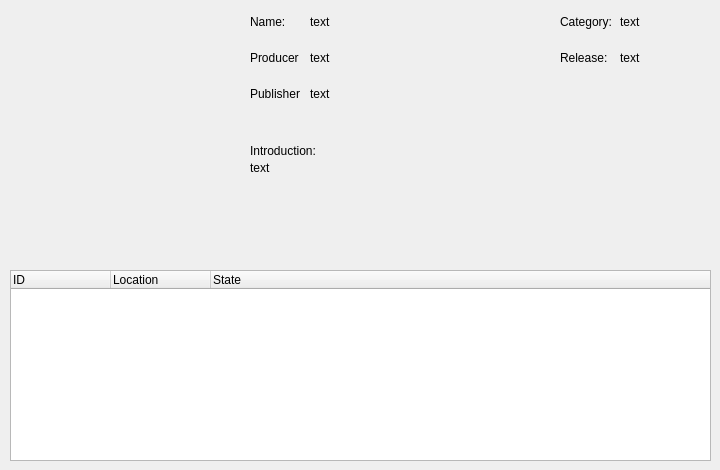
      <widget class="QWidget" name="page_4">
       <widget class="QTreeWidget" name="gameStockTree">
        <property name="geometry">
         <rect>
          <x>10</x>
          <y>270</y>
          <width>701</width>
          <height>191</height>
         </rect>
        </property>
        <column>
         <property name="text">
          <string>ID</string>
         </property>
        </column>
        <column>
         <property name="text">
          <string>Location</string>
         </property>
        </column>
        <column>
         <property name="text">
          <string>State</string>
         </property>
        </column>
       </widget>
       <widget class="QLabel" name="gameImage">
        <property name="geometry">
         <rect>
          <x>10</x>
          <y>10</y>
          <width>221</width>
          <height>251</height>
         </rect>
        </property>
        <property name="text">
         <string/>
        </property>
       </widget>
       <widget class="QLabel" name="gameReleaseLabel">
        <property name="geometry">
         <rect>
          <x>620</x>
          <y>50</y>
          <width>91</width>
          <height>16</height>
         </rect>
        </property>
        <property name="text">
         <string>text</string>
        </property>
        <property name="alignment">
         <set>Qt::AlignLeading|Qt::AlignLeft|Qt::AlignVCenter</set>
        </property>
       </widget>
       <widget class="QLabel" name="label_30">
        <property name="geometry">
         <rect>
          <x>250</x>
          <y>86</y>
          <width>61</width>
          <height>16</height>
         </rect>
        </property>
        <property name="text">
         <string>Publisher</string>
        </property>
       </widget>
       <widget class="QLabel" name="label_26">
        <property name="geometry">
         <rect>
          <x>560</x>
          <y>14</y>
          <width>61</width>
          <height>16</height>
         </rect>
        </property>
        <property name="text">
         <string>Category:</string>
        </property>
       </widget>
       <widget class="QLabel" name="label_28">
        <property name="geometry">
         <rect>
          <x>250</x>
          <y>140</y>
          <width>449</width>
          <height>21</height>
         </rect>
        </property>
        <property name="text">
         <string>Introduction:</string>
        </property>
       </widget>
       <widget class="QLabel" name="label_33">
        <property name="geometry">
         <rect>
          <x>560</x>
          <y>50</y>
          <width>61</width>
          <height>16</height>
         </rect>
        </property>
        <property name="text">
         <string>Release:</string>
        </property>
       </widget>
       <widget class="QLabel" name="label_24">
        <property name="geometry">
         <rect>
          <x>250</x>
          <y>14</y>
          <width>61</width>
          <height>16</height>
         </rect>
        </property>
        <property name="text">
         <string>Name:</string>
        </property>
       </widget>
       <widget class="QLabel" name="gameNameLabel">
        <property name="geometry">
         <rect>
          <x>310</x>
          <y>14</y>
          <width>151</width>
          <height>16</height>
         </rect>
        </property>
        <property name="text">
         <string>text</string>
        </property>
       </widget>
       <widget class="QLabel" name="label_25">
        <property name="geometry">
         <rect>
          <x>250</x>
          <y>50</y>
          <width>61</width>
          <height>16</height>
         </rect>
        </property>
        <property name="text">
         <string>Producer</string>
        </property>
       </widget>
       <widget class="QLabel" name="gamePublisherLabel">
        <property name="geometry">
         <rect>
          <x>310</x>
          <y>86</y>
          <width>151</width>
          <height>16</height>
         </rect>
        </property>
        <property name="text">
         <string>text</string>
        </property>
       </widget>
       <widget class="QLabel" name="gameCategoryLabel">
        <property name="geometry">
         <rect>
          <x>620</x>
          <y>14</y>
          <width>91</width>
          <height>16</height>
         </rect>
        </property>
        <property name="text">
         <string>text</string>
        </property>
       </widget>
       <widget class="QLabel" name="gameIntroductionLabel">
        <property name="geometry">
         <rect>
          <x>250</x>
          <y>161</y>
          <width>449</width>
          <height>91</height>
         </rect>
        </property>
        <property name="sizePolicy">
         <sizepolicy hsizetype="Preferred" vsizetype="Minimum">
          <horstretch>0</horstretch>
          <verstretch>0</verstretch>
         </sizepolicy>
        </property>
        <property name="text">
         <string>text</string>
        </property>
        <property name="alignment">
         <set>Qt::AlignLeading|Qt::AlignLeft|Qt::AlignTop</set>
        </property>
        <property name="wordWrap">
         <bool>true</bool>
        </property>
       </widget>
       <widget class="QLabel" name="gameProducerLabel">
        <property name="geometry">
         <rect>
          <x>310</x>
          <y>50</y>
          <width>151</width>
          <height>16</height>
         </rect>
        </property>
        <property name="text">
         <string>text</string>
        </property>
       </widget>
      </widget>
